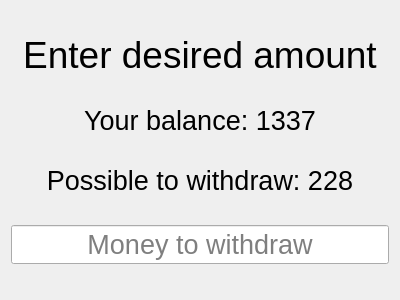
<?xml version="1.0" encoding="UTF-8"?>
<ui version="4.0">
 <class>WithdrawScreen</class>
 <widget class="QWidget" name="WithdrawScreen">
  <property name="geometry">
   <rect>
    <x>0</x>
    <y>0</y>
    <width>400</width>
    <height>300</height>
   </rect>
  </property>
  <property name="windowTitle">
   <string>Form</string>
  </property>
  <layout class="QVBoxLayout" name="verticalLayout">
   <item>
    <widget class="QLabel" name="mainLabel">
     <property name="sizePolicy">
      <sizepolicy hsizetype="Preferred" vsizetype="Fixed">
       <horstretch>0</horstretch>
       <verstretch>0</verstretch>
      </sizepolicy>
     </property>
     <property name="font">
      <font>
       <pointsize>28</pointsize>
      </font>
     </property>
     <property name="text">
      <string>Enter desired amount</string>
     </property>
     <property name="alignment">
      <set>Qt::AlignCenter</set>
     </property>
    </widget>
   </item>
   <item>
    <widget class="QLabel" name="yourBalanceLabel">
     <property name="sizePolicy">
      <sizepolicy hsizetype="Preferred" vsizetype="Fixed">
       <horstretch>0</horstretch>
       <verstretch>0</verstretch>
      </sizepolicy>
     </property>
     <property name="font">
      <font>
       <pointsize>20</pointsize>
      </font>
     </property>
     <property name="text">
      <string>Your balance: 1337</string>
     </property>
     <property name="alignment">
      <set>Qt::AlignCenter</set>
     </property>
    </widget>
   </item>
   <item>
    <widget class="QLabel" name="withdrawAmmountLabel">
     <property name="sizePolicy">
      <sizepolicy hsizetype="Preferred" vsizetype="Fixed">
       <horstretch>0</horstretch>
       <verstretch>0</verstretch>
      </sizepolicy>
     </property>
     <property name="font">
      <font>
       <pointsize>20</pointsize>
      </font>
     </property>
     <property name="text">
      <string>Possible to withdraw: 228</string>
     </property>
     <property name="alignment">
      <set>Qt::AlignCenter</set>
     </property>
    </widget>
   </item>
   <item>
    <widget class="QLineEdit" name="moneyLine">
     <property name="font">
      <font>
       <pointsize>20</pointsize>
      </font>
     </property>
     <property name="inputMask">
      <string>999999</string>
     </property>
     <property name="alignment">
      <set>Qt::AlignCenter</set>
     </property>
     <property name="readOnly">
      <bool>true</bool>
     </property>
     <property name="placeholderText">
      <string>Money to withdraw</string>
     </property>
    </widget>
   </item>
  </layout>
 </widget>
 <resources/>
 <connections/>
</ui>
